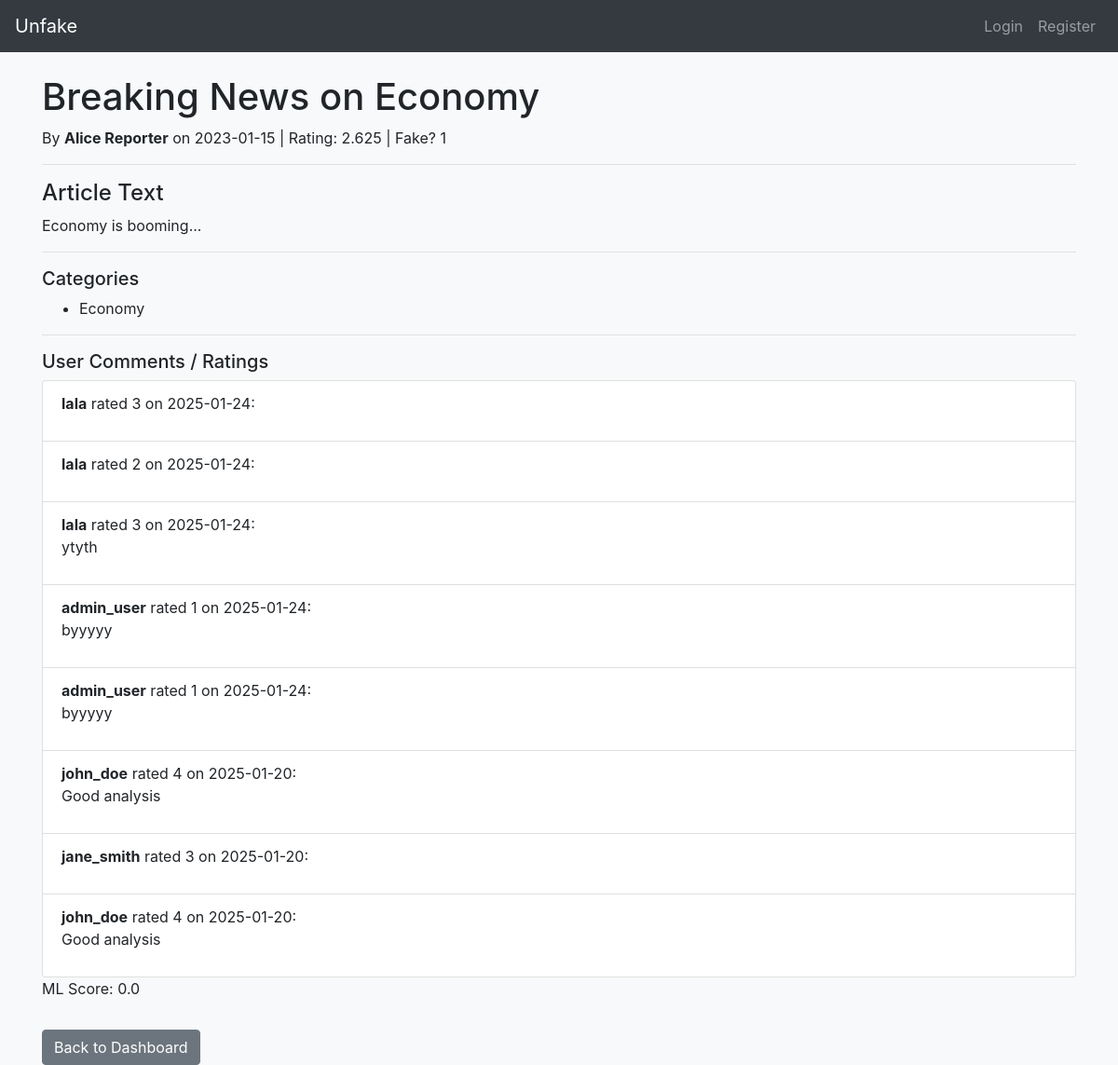
The app's page /article/1 with its own data.
### tables this page shows
CREATE TABLE articles (
    article_id INTEGER PRIMARY KEY AUTOINCREMENT,
    title TEXT NOT NULL,
    contents TEXT,
    author_name TEXT,
    publication_date DATE,
    overall_rating REAL DEFAULT 0,
    is_fake BOOLEAN DEFAULT 0
, submitter_id INT, ml_score REAL DEFAULT 0, source_link TEXT);

CREATE TABLE categories (
    category_id INTEGER PRIMARY KEY AUTOINCREMENT,
    category_name TEXT NOT NULL,
    description TEXT
);

CREATE TABLE ratings (
    rating_id INTEGER PRIMARY KEY AUTOINCREMENT,
    user_id INTEGER NOT NULL,
    article_id INTEGER NOT NULL,
    rating_value INTEGER NOT NULL,
    comment TEXT,
    rating_date DATE DEFAULT CURRENT_DATE,
    FOREIGN KEY(user_id) REFERENCES users(user_id),
    FOREIGN KEY(article_id) REFERENCES articles(article_id)
);

CREATE TABLE users (
    user_id INTEGER PRIMARY KEY AUTOINCREMENT,
    username TEXT NOT NULL UNIQUE,
    password TEXT NOT NULL,  -- or password_hash if you prefer
    email TEXT,
    join_date DATE DEFAULT CURRENT_DATE
, profile_picture TEXT, bio TEXT);

### app.py (the view)
@app.route('/article/<int:article_id>')
def article_detail(article_id):
    conn = get_connection()
    cur = conn.cursor()
    cur.execute("""
        SELECT a.article_id, a.title, a.contents, a.author_name,
               a.publication_date, a.overall_rating, a.is_fake,
               a.submitter_id, IFNULL(u.username,'Unknown') AS submitter_name,
               a.ml_score, a.source_link
        FROM articles a
        LEFT JOIN users u ON a.submitter_id = u.user_id
        WHERE a.article_id = ?
    """, (article_id,))
    article = cur.fetchone()
    cur.execute("""
        SELECT c.category_name
        FROM categories c
        JOIN article_category ac ON c.category_id = ac.category_id
        WHERE ac.article_id = ?
    """, (article_id,))
    categories = [row[0] for row in cur.fetchall()]
    cur.execute("""
        SELECT r.rating_value, r.comment, r.user_id, u.username, r.rating_date
        FROM ratings r
        JOIN users u ON r.user_id = u.user_id
        WHERE r.article_id = ?
        ORDER BY r.rating_date DESC
    """, (article_id,))
    ratings_list = cur.fetchall()
    conn.close()
    return render_template('article_detail.html',
                           article=article,
                           categories=categories,
                           ratings_list=ratings_list)

### db.py (called while the page is built)
def get_connection():
    db_path = os.path.join(os.getcwd(), "unfake.db")  # Ensures DB is in the working directory
    conn = sqlite3.connect(db_path)
    conn.row_factory = sqlite3.Row
    return conn

### templates/article_detail.html (shortened to what this page needs)
{% extends "base.html" %}
{% block content %}
{% if article %}
  <h1>{{ article.title }}</h1>
  <p>By <strong>{{ article.author_name }}</strong>
     on {{ article.publication_date }}
     | Rating: {{ article.overall_rating }}
     | Fake? {{ article.is_fake }}</p>
  <hr>
  <h4>Article Text</h4>
  <p>{{ article.contents }}</p>
  <hr>
  <h5>Categories</h5>
  <ul>
    {% for c in categories %}
      <li>{{ c }}</li>
    {% endfor %}
  </ul>
  <hr>
  <h5>User Comments / Ratings</h5>
  <ul class="list-group">
    {% for r in ratings_list %}
      <li class="list-group-item">
        <strong>{{ r['username'] }}</strong> rated {{ r['rating_value'] }} on {{ r['rating_date'] }}:
        <p>{{ r['comment'] }}</p>
      </li>
    {% endfor %}
  </ul>
{% else %}
  <p>Article not found.</p>
{% endif %}
  <p>ML Score: {{ article.ml_score }}</p>
<a href="{{ url_for('dashboard') }}" class="btn btn-secondary mt-3">Back to Dashboard</a>
{% endblock %}

### records on screen
articles: title "Breaking News on Economy", author_name "Alice Reporter", publication_date "2023-01-15", overall_rating "2.625", is_fake "1", contents "Economy is booming...", ml_score "0.0"
categories: category_name "Economy"
ratings: username "lala", rating_value "3", rating_date "2025-01-24"
ratings: username "lala", rating_value "2", rating_date "2025-01-24"
ratings: username "lala", rating_value "3", rating_date "2025-01-24", comment "ytyth"
ratings: username "admin_user", rating_value "1", rating_date "2025-01-24", comment "byyyyy"
ratings: username "admin_user", rating_value "1", rating_date "2025-01-24", comment "byyyyy"
ratings: username "john_doe", rating_value "4", rating_date "2025-01-20", comment "Good analysis"
ratings: username "jane_smith", rating_value "3", rating_date "2025-01-20"
ratings: username "john_doe", rating_value "4", rating_date "2025-01-20", comment "Good analysis"
